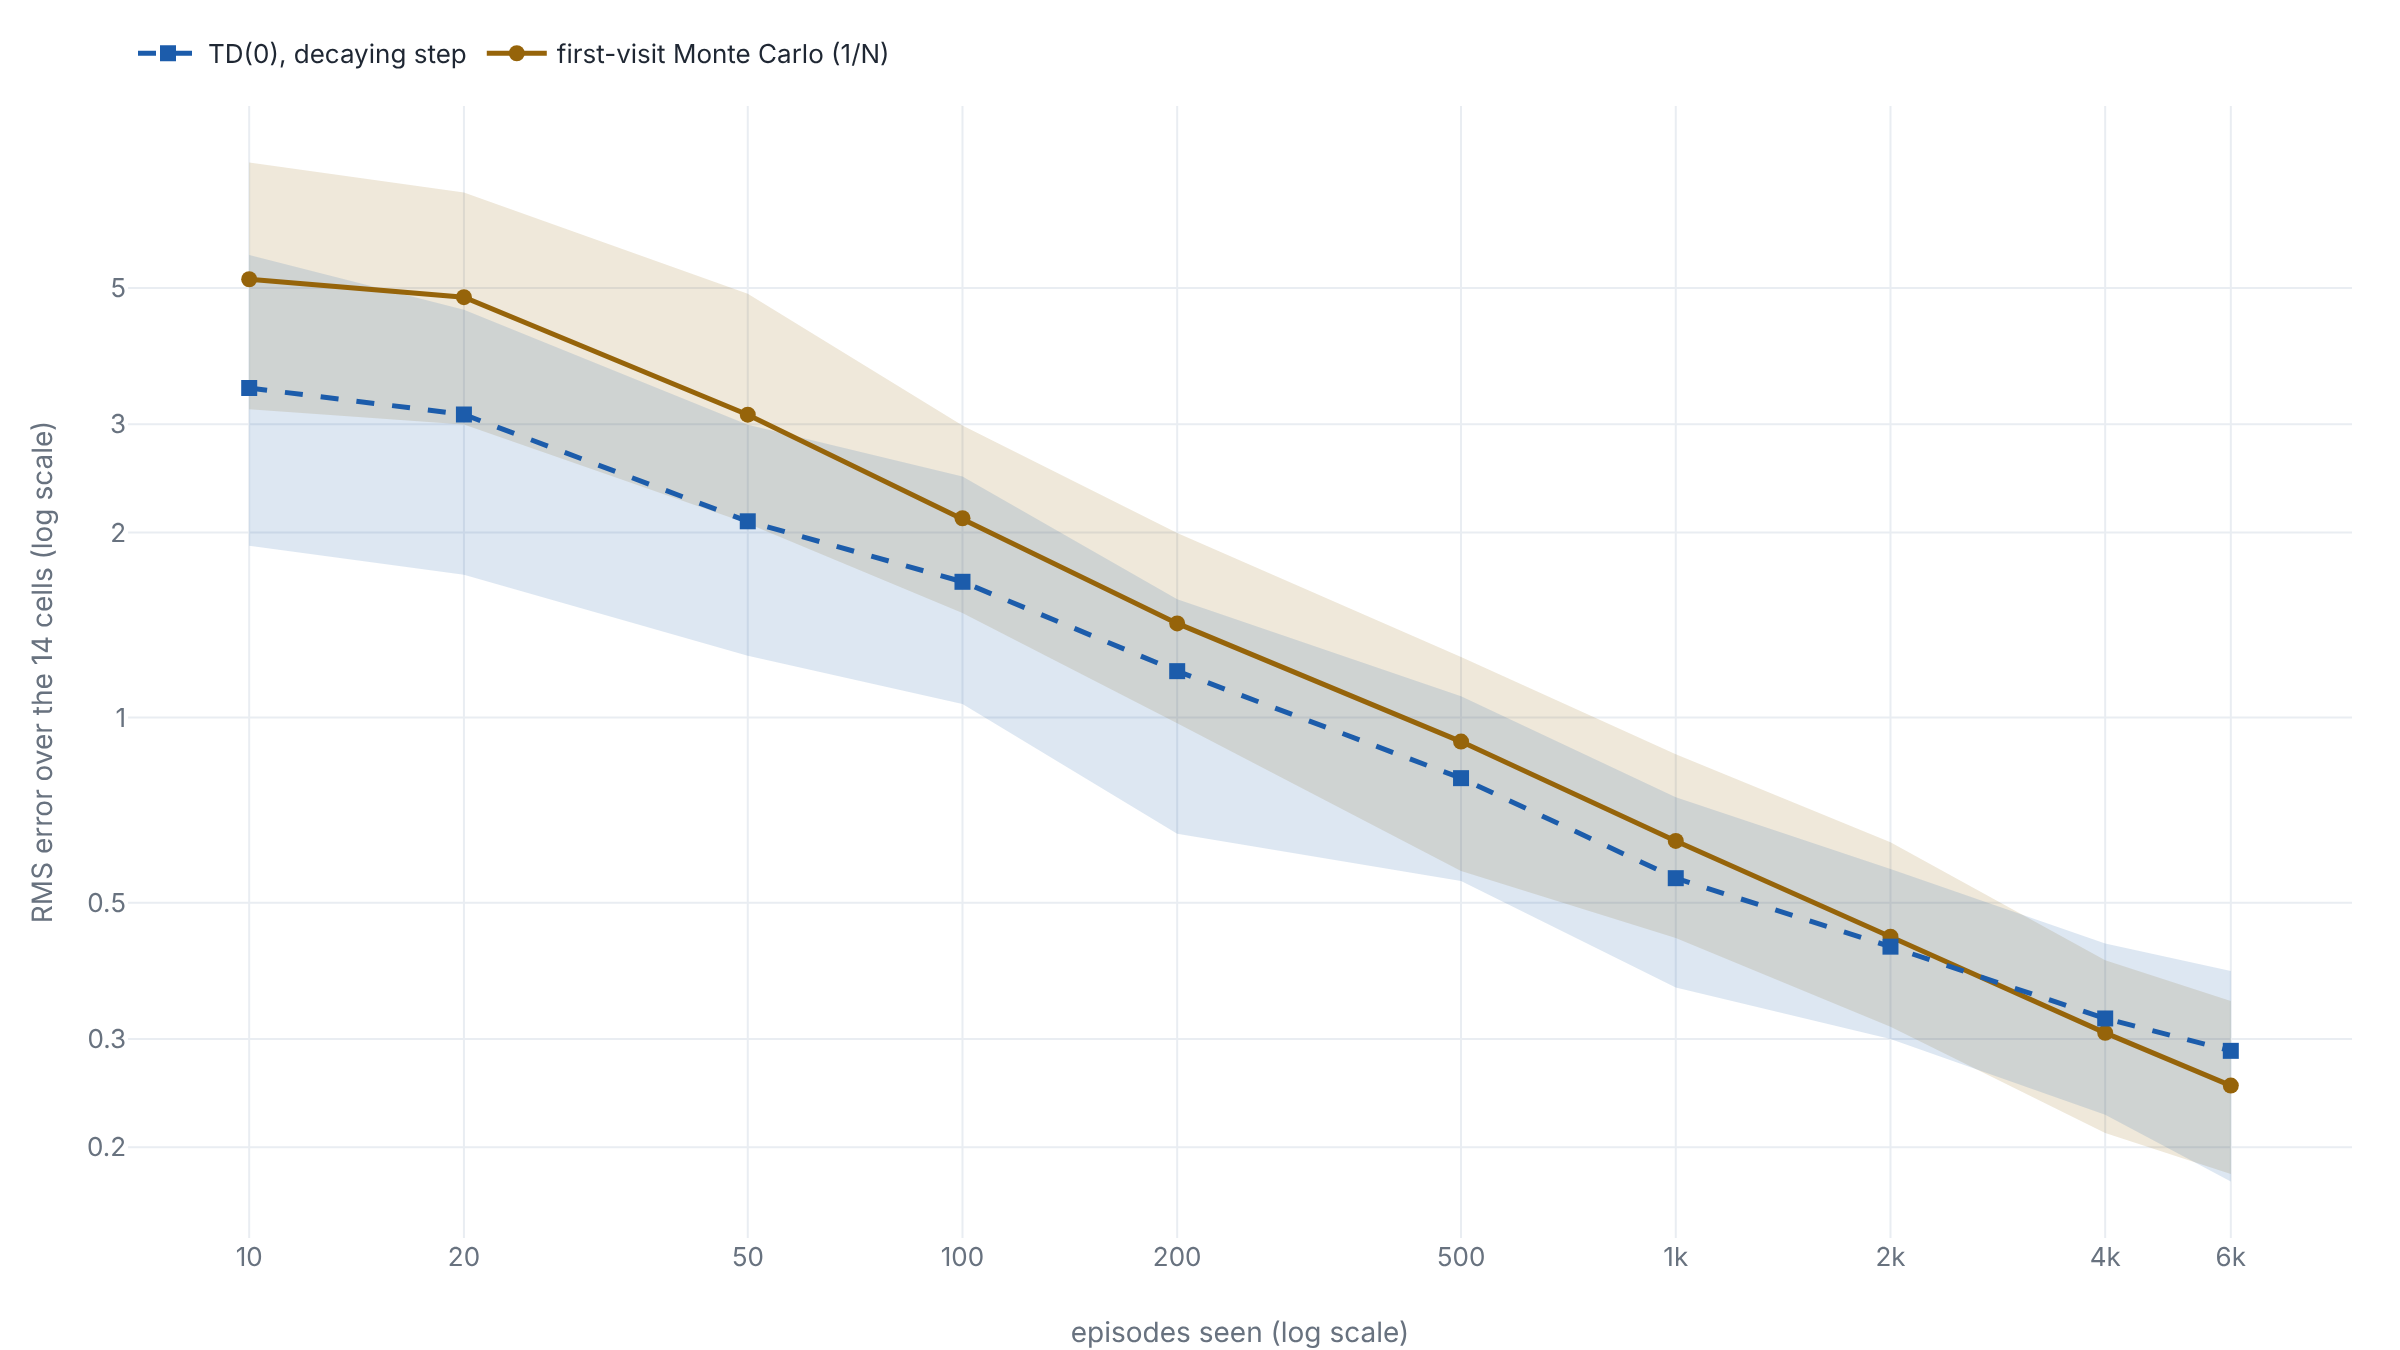

The Python source for this figure:
"""RMS error of the sampled value estimates against the exact v_pi, by episode.

Both runs are on lesson 1's grid (slip 0.2, gamma 0.9), with the model hidden
from the estimator. First-visit Monte Carlo uses the 1/N(s) running mean; TD(0)
uses the decaying step size alpha(s) = N(s) ** -0.7. Error is the root-mean-
square difference from the exact v_pi over the 14 non-terminal cells. The line
is the mean over 40 seeds and the band is the 10th-to-90th percentile across
those seeds. The numbers are the printed output of samples.py (uv run
samples.py), checkpoints 10, 20, 50, 100, 200, 500, 1000, 2000, 4000, 6000:

first-visit MC  mean 5.165 4.829 3.110 2.110 1.423 0.914 0.630 0.440 0.307 0.252
                p10  3.175 2.998 2.068 1.479 0.979 0.563 0.438 0.314 0.211 0.181
                p90  7.995 7.145 4.891 2.987 1.996 1.255 0.872 0.627 0.403 0.346
TD(0) N^-0.7    mean 3.437 3.112 2.086 1.663 1.190 0.797 0.548 0.424 0.324 0.287
                p10  1.903 1.708 1.261 1.052 0.647 0.542 0.364 0.300 0.226 0.176
                p90  5.655 4.609 2.994 2.466 1.558 1.083 0.742 0.567 0.429 0.387

TD's error is lower at every checkpoint out to 2,000 episodes; between 2,000 and
4,000 unbiased first-visit MC passes it, ending 0.252 against 0.287 at 6,000;
TD's band is tighter throughout. Both fall toward 0 because the step sizes decay.
"""

import plotly.graph_objects as go

episodes = [10, 20, 50, 100, 200, 500, 1000, 2000, 4000, 6000]

mc_mean = [5.165, 4.829, 3.110, 2.110, 1.423, 0.914, 0.630, 0.440, 0.307, 0.252]
mc_lo = [3.175, 2.998, 2.068, 1.479, 0.979, 0.563, 0.438, 0.314, 0.211, 0.181]
mc_hi = [7.995, 7.145, 4.891, 2.987, 1.996, 1.255, 0.872, 0.627, 0.403, 0.346]

td_mean = [3.437, 3.112, 2.086, 1.663, 1.190, 0.797, 0.548, 0.424, 0.324, 0.287]
td_lo = [1.903, 1.708, 1.261, 1.052, 0.647, 0.542, 0.364, 0.300, 0.226, 0.176]
td_hi = [5.655, 4.609, 2.994, 2.466, 1.558, 1.083, 0.742, 0.567, 0.429, 0.387]

MC_LINE = "#96640a"   # press --chart-1
TD_LINE = "#1c5cab"   # press --chart-2
MC_BAND = "rgba(150, 100, 10, 0.15)"
TD_BAND = "rgba(28, 92, 171, 0.15)"


def band(x, lo, hi, color):
    return [
        go.Scatter(x=x, y=hi, mode="lines", line={"width": 0},
                   hoverinfo="skip", showlegend=False),
        go.Scatter(x=x, y=lo, mode="lines", line={"width": 0}, fill="tonexty",
                   fillcolor=color, hoverinfo="skip", showlegend=False),
    ]


fig = go.Figure()
for trace in band(episodes, mc_lo, mc_hi, MC_BAND):
    fig.add_trace(trace)
for trace in band(episodes, td_lo, td_hi, TD_BAND):
    fig.add_trace(trace)
fig.add_trace(go.Scatter(
    name="first-visit Monte Carlo (1/N)", x=episodes, y=mc_mean,
    mode="lines+markers",
    line={"color": MC_LINE, "width": 2.5, "dash": "solid"},
    marker={"color": MC_LINE, "symbol": "circle", "size": 8},
))
fig.add_trace(go.Scatter(
    name="TD(0), decaying step", x=episodes, y=td_mean,
    mode="lines+markers",
    line={"color": TD_LINE, "width": 2.5, "dash": "dash"},
    marker={"color": TD_LINE, "symbol": "square", "size": 8},
))
fig.update_xaxes(
    title_text="episodes seen (log scale)", type="log",
    tickvals=[10, 20, 50, 100, 200, 500, 1000, 2000, 4000, 6000],
    ticktext=["10", "20", "50", "100", "200", "500", "1k", "2k", "4k", "6k"],
)
fig.update_yaxes(
    title_text="RMS error over the 14 cells (log scale)", type="log",
    tickvals=[0.2, 0.3, 0.5, 1, 2, 3, 5],
    ticktext=["0.2", "0.3", "0.5", "1", "2", "3", "5"],
)
fig.update_layout(
    legend={"yanchor": "bottom", "y": 1.02, "xanchor": "left", "x": 0},
)
